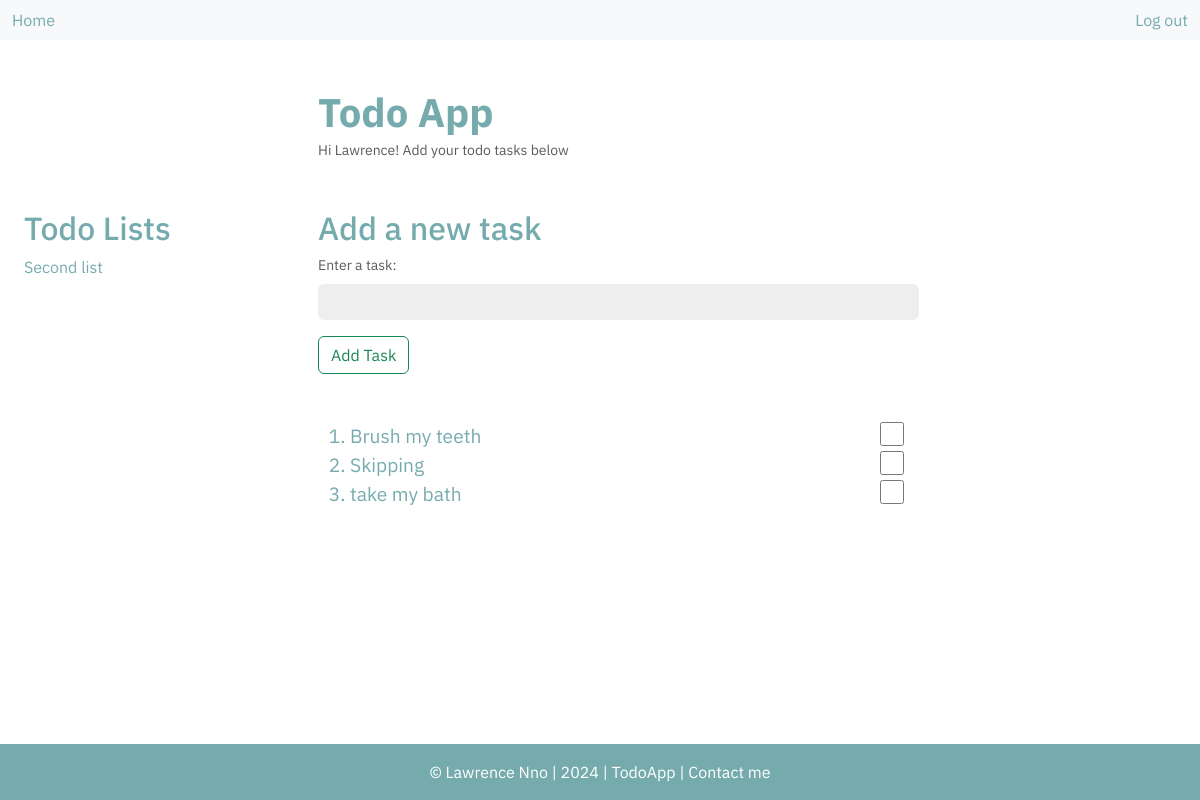
Screenshot of /list/2 (signed in) with the database file from the repository.
### main.py (models this page shows)
class User(db.Model, UserMixin):
    id: Mapped[int] = mapped_column(primary_key=True)
    email: Mapped[str] = mapped_column(unique=True)
    username: Mapped[str] = mapped_column(unique=True)
    password: Mapped[str]
    user_list: Mapped[str] = relationship("TodoList", back_populates="list_user")

class TodoList(db.Model):
    id: Mapped[int] = mapped_column(primary_key=True)
    list: Mapped[str] = mapped_column(unique=True)
    todo_tasks: Mapped[str] = relationship("TodoTask", back_populates="todolist")
    list_user: Mapped[str] = relationship("User", back_populates="user_list")
    list_user_id: Mapped[str] = mapped_column(ForeignKey("user.id"))

class TodoTask(db.Model):
    id: Mapped[int] = mapped_column(primary_key=True)
    task: Mapped[str]
    todolist: Mapped[str] = relationship("TodoList", back_populates="todo_tasks")
    todolist_id: Mapped[str] = mapped_column(ForeignKey("todo_list.id"))

### main.py (the view, shortened to what this page needs)
@app.route('/list/<list_id>', methods=["GET", "POST"])
@login_required
def list_page(list_id):
    form = TaskForm()
    todo_list = db.session.execute(db.select(TodoList).where(TodoList.id == list_id)).scalar()
    todo_tasks = db.session.query(TodoTask).filter_by(todolist_id=list_id)
    task_data = form.new_task.data
    return render_template('list.html', form=form, todo_list=todo_list, todo_tasks=todo_tasks, logged_in=current_user.is_authenticated, footer_time=footer_time)

### main.py
class TaskForm(FlaskForm):
    new_task = StringField(label="Enter a task:", validators=[input_required()], render_kw={"placeholder": "", "class": "form-control mb-3"})
    submit = SubmitField(label="Add Task", render_kw={"class": "btn btn-outline-success"})

### main.py (called while the page is built)
@login_manager.user_loader
def load_user(user_id):
    return db.session.execute(db.select(User).where(User.id == user_id)).scalar()

    def __call__(self, environ, start_response):
        method = environ.get('HTTP_X_HTTP_METHOD_OVERRIDE', '').upper()
        if method in self.allowed_methods:
            environ['REQUEST_METHOD'] = method
        if method in self.bodyless_methods:
            environ['CONTENT_LENGTH'] = '0'
        return self.app(environ, start_response)

### templates/list.html (shortened to what this page needs)
<!doctype html>
<html lang="en">
  <head>
    <link href="https://cdn.jsdelivr.net/npm/bootstrap@5.3.3/dist/css/bootstrap.min.css" rel="stylesheet">
    <link rel="stylesheet" href="{{ url_for('static', filename='css/style.css') }}">
  </head>
  <body>
    <nav class="navbar navbar-expand-lg bg-body-tertiary">
      <div class="container-fluid">
        <a class="nav-link active" aria-current="page" href="{{ url_for('index') }}">Home</a>
        <div class="ms-auto">
        {% if not logged_in: %}
        <a class="nav-link active" aria-current="page" href="{{ url_for('login') }}">Log in</a>
        {% else: %}
        <a class="nav-link active" aria-current="page" href="{{ url_for('logout') }}">Log out</a>
        {% endif %}
        </div>
      </div>
    </nav>
    <div class="container-fluid">
      <div class="container-fluid">
        <div class="row">
          <div class="col">
          </div>
            <div class="col-9">
              <a href="{{ url_for('index') }}" class="index-lists"><h1 class="todoapp">Todo App</h1></a>
              <div class="welcome-msg">Hi {{ current_user.username }}! Add your todo tasks below</div>
            </div>
        </div>
        <div class="row">
          <div class="col">
            <a href="{{ url_for('index') }}" class="index-lists"><h2>Todo Lists</h2></a>
              <p class="list-list">{{ todo_list.list }}</p>
          </div>
          <div class="col-9">
            <h2>Add a new task</h2>
            <form method="POST">
              <div class="form-text">{{ form.new_task.label }}</div>
              {{ form.new_task }}
              {{ form.submit }}
            </form>
            <br>
            <br>
            <div class="tasklist-div">
              <ol class="itemList">
                {% for task in todo_tasks %}
                <li class="link-item task-link">
                  <a id="{{ task.id }}" href="#" class="main-link taskText">{{ task.task }}</a>
                  <div class="done-div">
                    <input id="checkbox{{ task.id }}" class="check" type="checkbox" name="done">
                  </div>
                </li>
                {% endfor %}
              </ol>
           </div>
          </div>
        </div>
      </div>
    </div>
    <div style="height: 3rem;"></div>
    <div class="footer text-center">
      <div class="footer-text">&copy; <a class="footer-link" href="https://lawrence-nno.online">Lawrence Nno</a> | {{ footer_time }} | TodoApp | <a class="footer-link" href="https://lawrence-nno.online/#contact">Contact me</a></div>
    </div>
  </body>
</html>

### static/css/style.css (style rules this page uses)
body { font-family: "IBM Plex Sans", sans-serif; position: relative; min-height: 100vh; color: #76ABAE; }
h1 { font-weight: 700; }
.todoapp { margin: 3rem 0 0 0; }
.welcome-msg { margin-bottom: 3rem; margin-top: .25rem; font-size: .875em; color: var(--bs-secondary-color); }
.form-control { width: 70%; background-color: #EEEEEE; border: None; }
.form-control::placeholder { color: #76ABAE; opacity: 1; }
.form-text { margin-bottom: 0.5rem; }
.index-lists { text-decoration: None; color: #76ABAE; }
.main-link { text-decoration: None; color: #76ABAE; }
.done-div { display: inline; }
.check { width: 1.5rem; height: 1.5rem; float: right; margin-right: 17rem; accent-color: green; }
.link-item { font-size: 1rem; }
.task-link { font-size: 1.2rem; }
.footer { background-color: #76ABAE; color: white; position: absolute; bottom: 0; width: 100%; }
.footer-text { padding: 1rem; font-size: 1rem; }
.footer-link { text-decoration: none; color: white; }

### rows the page displays
User: username "Lawrence"
TodoList: list "Second list"
TodoTask: task "Brush my teeth"
TodoTask: task "Skipping"
TodoTask: task "take my bath"

### other values shown
{{ footer_time }} "2024"
